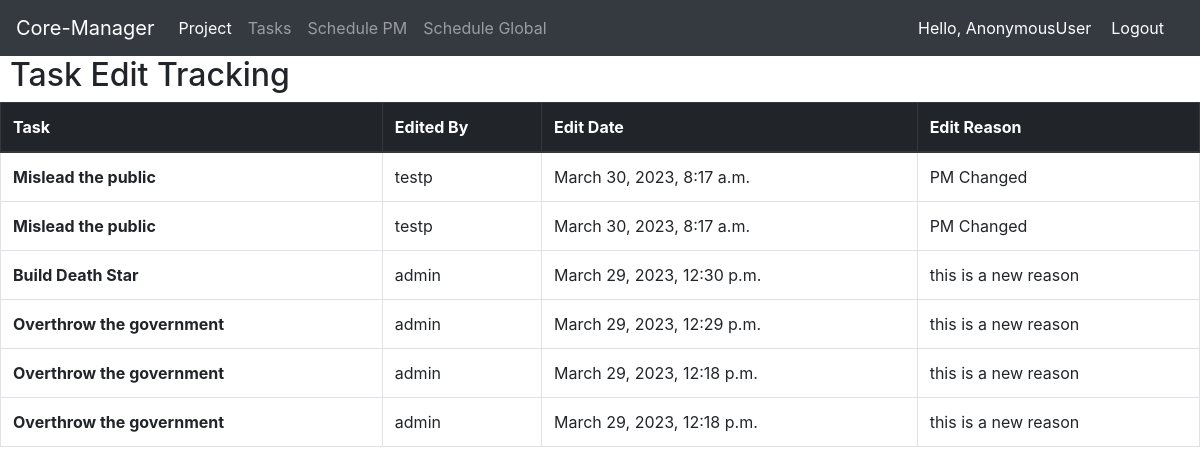
The page /task_edit_track on the database as committed earlier.
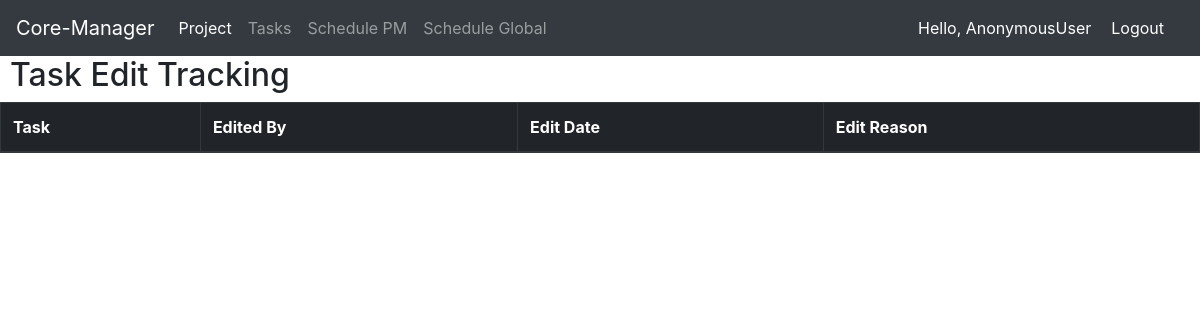
The same page on the database as committed later.
### project/models.py (models this page shows)
class TaskEdit(models.Model):
    task = models.ForeignKey(Task, on_delete=models.CASCADE)
    edited_by = models.CharField(max_length=50)
    edit_date = models.DateTimeField(auto_now_add=True)
    edit_reason = models.ForeignKey(EditReason, on_delete=models.CASCADE, default="Nil", null=True)
    class Meta:
        ordering = ['-edit_date']

class Task(models.Model):
    task_name = models.CharField(max_length=200)
    task_suffix = models.CharField(max_length=10, choices=suffix, default="A")
    task_description = models.TextField()
    task_critical_path = models.IntegerField(default=1000)
    task_group = models.ForeignKey(TestList, on_delete=models.CASCADE, default="Nil")
    task_assigned_to = models.ForeignKey(Technician, on_delete=models.CASCADE, blank=True, null=True)
    task_request_date = models.DateField()
    task_created_by = models.CharField(max_length=30, blank=True)
    task_creation_date = models.DateTimeField(auto_now_add=True)
    task_status = models.CharField(max_length=25, choices=status, default='Planning')
    task_shift = models.CharField(max_length=25, choices=shift, default='FD')
    task_start_date = models.DateField(blank=True, null=True)
    task_end_date = models.DateField(blank=True, null=True)
    project = models.ForeignKey(Project, on_delete=models.CASCADE)
    task_pan = models.CharField(max_length=30)
    task_pulverise = models.CharField(max_length=10, choices=pulverise, default='No')
    task_assay_loc = models.CharField(max_length=15, choices=assay_loc, default='Internal')
    assay_method = models.TextField(blank=True, null=True)
    task_concated_name = models.CharField(max_length=50, blank=True, null=True)
    def __str__(self):
        return self.task_name

class EditReason(models.Model):
    edit_reason = models.CharField(max_length=200, blank=True)
    def __str__(self):
        return self.edit_reason

### project/views.py (the view)
# urls.py: path('task_edit_track', views.task_edit_track, name='task_edit_track'),
def task_edit_track(request):
    track_edit_list = TaskEdit.objects.all()
    context = {
        'track_edit_list': track_edit_list,
    }
    return render(request, 'project/task_edit_track.html', context)

### templates/project/task_edit_track.html (shortened to what this page needs)
{% extends 'base.html' %}
{% load static %}
 {% block css_files %}
        <link rel="stylesheet" href="{% static "project/project.css" %}">
  {% endblock %}
{% block content %}
<h2>Task Edit Tracking</h2>
<table class="table table-bordered table-hover">
    <thead class="thead-dark">
    <tr>
        <th scope="col">Task</th>
        <th scope="col">Edited By</th>
        <th scope="col">Edit Date</th>
        <th scope="col">Edit Reason</th>
    </tr>
    </thead>
    <tbody>
{% if track_edit_list %}
    {% for edit in track_edit_list %}
        <tr>
            <th scope="row">{{edit.task}}</th>
            <td>{{edit.edited_by}}</td>
            <td>{{edit.edit_date}}</td>
            <td>{{edit.edit_reason}}</td>
        </tr>
    {% endfor %}
{% endif %}
    </tbody>
</table>
{% endblock %}

Rows that differ between the two databases and show on the page:
removed TaskEdit: task "Mislead the public", edited_by "testp", edit_date "March 30, 2023, 8:17 a.m.", edit_reason "PM Changed"
removed TaskEdit: task "Mislead the public", edited_by "testp", edit_date "March 30, 2023, 8:17 a.m.", edit_reason "PM Changed"
removed TaskEdit: task "Build Death Star", edited_by "admin", edit_date "March 29, 2023, 12:30 p.m.", edit_reason "this is a new reason"
removed TaskEdit: task "Overthrow the government", edited_by "admin", edit_date "March 29, 2023, 12:29 p.m.", edit_reason "this is a new reason"
removed TaskEdit: task "Overthrow the government", edited_by "admin", edit_date "March 29, 2023, 12:18 p.m.", edit_reason "this is a new reason"
removed TaskEdit: task "Overthrow the government", edited_by "admin", edit_date "March 29, 2023, 12:18 p.m.", edit_reason "this is a new reason"
